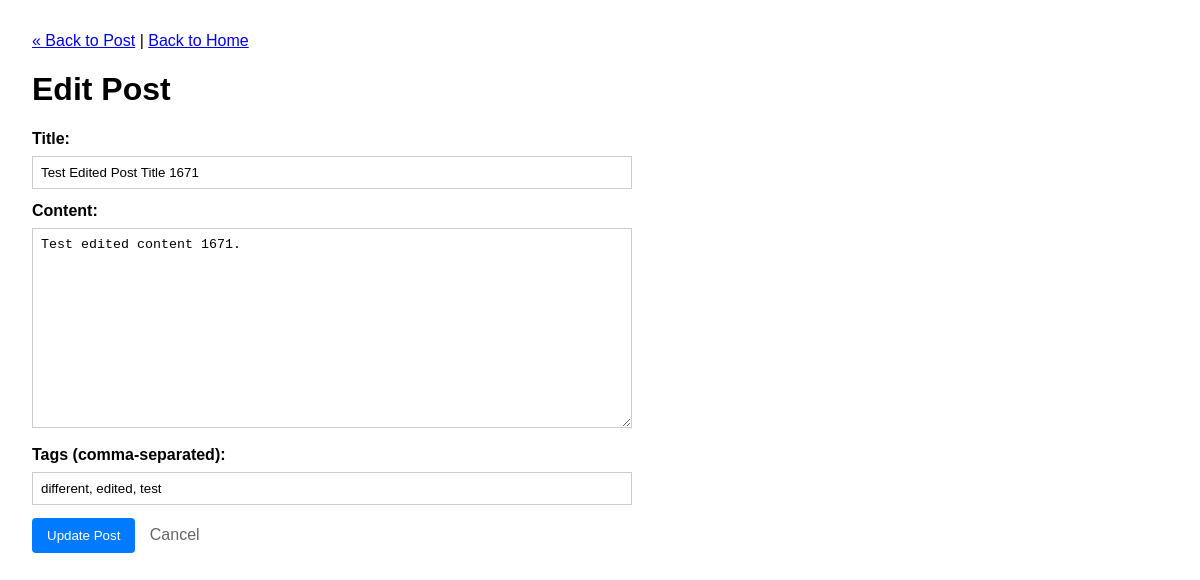
The app's page /post/2/edit, older data.
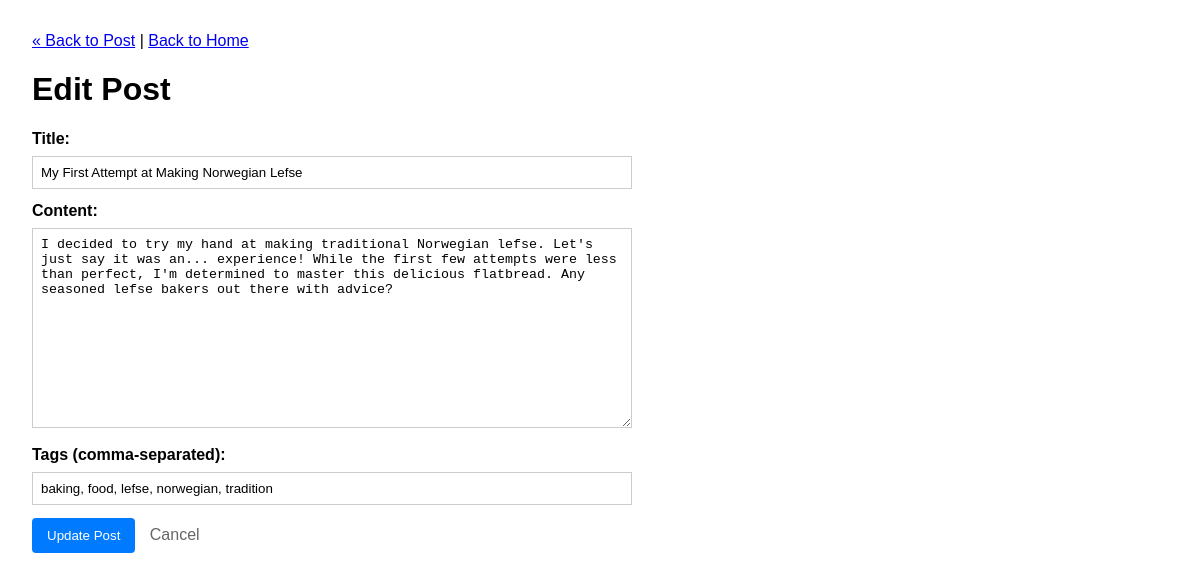
The same page, newer data.
### tables this page shows
CREATE TABLE posts (
    id INTEGER PRIMARY KEY AUTOINCREMENT, -- Unique identifier for each post
    title TEXT NOT NULL,                  -- Title of the blog post
    content TEXT NOT NULL,                -- Main body/content of the post
    published_date TIMESTAMP NOT NULL DEFAULT CURRENT_TIMESTAMP -- When the post was created/published
);

### app.py (the view, shortened to what this page needs)
@app.route('/post/<int:post_id>/edit', methods=('GET', 'POST'))
def edit_post(post_id):
    post_data = db.get_post_by_id(post_id)
    if post_data is None:
        abort(404)
    current_tags = db.get_tags_for_post(post_id)
    tags_string = ', '.join([tag['name'] for tag in current_tags])
    post_for_template = dict(post_data)
    post_for_template['tags_string'] = tags_string
    return render_template('create_edit_post.html', post=post_for_template)

### db.py (called while the page is built)
def get_db():
    if 'db' not in g:
        db_path = current_app.config.get('DATABASE', DEFAULT_DATABASE_PATH)
        g.db = sqlite3.connect(db_path)
        g.db.row_factory = sqlite3.Row
    return g.db

def get_post_by_id(post_id):
    conn = get_db() # Use context connection
    post = conn.execute(
        "SELECT id, title, content, published_date FROM posts WHERE id = ?", (post_id,)
    ).fetchone()
    return post

def get_tags_for_post(post_id):
    conn = get_db() # Use context connection
    tags = conn.execute("""
        SELECT t.id, t.name
        FROM tags t
        JOIN post_tags pt ON t.id = pt.tag_id
        WHERE pt.post_id = ?
        ORDER BY t.name
    """, (post_id,)).fetchall()
    return tags

### templates/create_edit_post.html (shortened to what this page needs)
<!DOCTYPE html>
<html lang="en">
  <head>
  </head>
  <body>
    <nav>
      {% if post %}
      <a href="{{ url_for('post', post_id=post['id']) }}"
        >&laquo; Back to Post</a
      >
      | {% endif %}
      <a href="{{ url_for('index') }}">Back to Home</a>
    </nav>
    <h1>{% if post %}Edit Post{% else %}Create New Post{% endif %}</h1>
    <form method="post">
      <div>
        <label for="title">Title:</label>
        <input
          type="text"
          id="title"
          name="title"
          value="{{ post['title'] if post else '' }}"
          required
        />
      </div>
      <div>
        <label for="content">Content:</label>
        <textarea id="content" name="content" required>
{{ post['content'] if post else '' }}</textarea
        >
      </div>
      <div>
        <label for="tags">Tags (comma-separated):</label>
        <input
          type="text"
          id="tags"
          name="tags"
          value="{{ post['tags_string'] if post else '' }}"
        />
      </div>
      <div class="form-actions">
        <button type="submit">
          {% if post %}Update Post{% else %}Create Post{% endif %}
        </button>
        {% if post %}
        <a href="{{ url_for('post', post_id=post['id']) }}">Cancel</a>
        {% else %}
        <a href="{{ url_for('index') }}">Cancel</a>
        {% endif %}
      </div>
    </form>
  </body>
</html>

Row changes from the older to the newer data that the page shows:
changed posts: title "Test Edited Post Title 1671" → "My First Attempt at Making Norwegian Lefse"; content "Test edited content 1671." → "I decided to try my hand at making traditional Norwegian lefse. Let's just say it was an... experience! While the first few attempts were less than perfect, I'm determined to master this delicious flatbread. Any seasoned lefse bakers out there with advice?"
Text that changed along with them:
form field tags: "different, edited, test" → "baking, food, lefse, norwegian, tradition"
